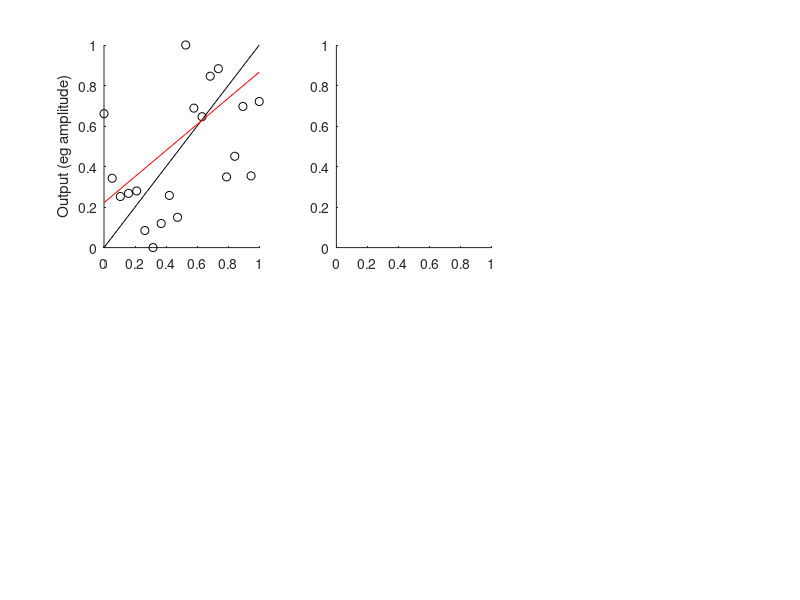

Write the MATLAB code that produced this figure. (Note: this script raises an error after producing the figure.)
%% DISCRETE VERSUS CONTINUOUS MODELS OF, EG, SAI, RECRUITMENT CURVES

% 1. abstract model
% x=input intensity from 0 to 1
% y=output intensity from 0 to 1
% discrete model = {0 from 0 to 0.5; 1 from 0.5 to 1}
% continuous model, x=y
% vary: true correlation between x and y
% measure: t, r, r-squared, p, datapoints required to reach 80% power and p<.05

% constants		
n=20;					% datapoints per sample
xlim=[0,1];				% limits of the input (intensity, time)
ylim=[0,1];				% limits of the output (amplitude)
is=10000;				% N iterations to simulate

summary=nan(is,6,2);			% iterations, parameters (c, m, r, r^2, t, p), models (continuous, discrete)

% set up simulation
X(:,1)=linspace(xlim(1),xlim(2),n)';	% x = equally-spaced points on the x-axis
X(:,2)=round(X)-(round(X(:,1))-0.5)./2;	% 0.25 and 0.75

% start simulation
for i=1:is
    for m=1:2
        Y=X(:,m)+rand(numel(X(:,m)),1)-0.5;			% add random variability from -0.5 to +0.5 to X
        Y=Y-(min(Y));						% subtract minimum value
        Y=Y./(max(Y)-min(Y));					% re-scale data to 0:1
        summary(i,[1,2],m)=[ones(length(X(:,m)),1) X(:,m)]\(Y);% simple linear regression (MUCH quicker than fitlm)
        r=corrcoef(X(:,m),Y);					% correlation matrix
        summary(i,3,m)=r(1,2);					% r-value
    end
end

% summary stats
summary(:,4,:)=summary(:,3,:).^2;				% compute r^2
summary(:,5,:)=summary(:,3,:)./sqrt((1-summary(:,4,:))./(n-2));	% convert r to t
summary(:,6,:)=2.*tcdf(summary(:,5,:),n-2,'upper');		% calculate p

% plot last example
figure(1);
for m=1:2
    subplot(2,3,1+((m-1).*3));		% raw data - continuous
    hold on;
    plot([min(X(:,m)),max(X(:,m))],[min(X(:,m)),max(X(:,m))],'k-');
    plot(X(:,m),Y,'ko');
    plot([min(X(:,m)),max(X(:,m))],[min(X(:,m)),max(X(:,m))].*summary(i,2,m)+summary(i,1,m),'r-');% plot best-fit line
    axis([xlim,ylim]);
    ylabel('Output (eg amplitude)');

    subplot(2,3,2+((m-1).*3));		% histogram of r^2 - continuous
    hold on;
    histogram(summary(:,4,m),100);
    plot([nanmean(summary(:,4,m)),nanmean(summary(:,4,m))],[0,500],'r-');
    axis([0,1,0,500]);

    subplot(2,3,3+((m-1).*3));		% histogram of p - continuous
    hold on;
    histogram(log(summary(:,6,m)),100);
    plot([nanmean(log(summary(:,6,m))),nanmean(log(summary(:,6,m)))],[0,500],'r-');
    axis([-20,0,0,500]);
    xticks(-20:5:0);
end

% final formatting
subplot(2,3,1);
title('example data & fit');
subplot(2,3,2);
title('distribution of r^2');
subplot(2,3,3);
title('distribution of log(p)');
subplot(2,3,4);
xlabel('Input (eg intensity/time)');
ylabel('Output (eg amplitude)');
subplot(2,3,5);
xlabel('Correlation, r^2');
subplot(2,3,6);
xlabel('Correlation, log(p)');
print('discrete_continuous.png','-dpng');
close(1);